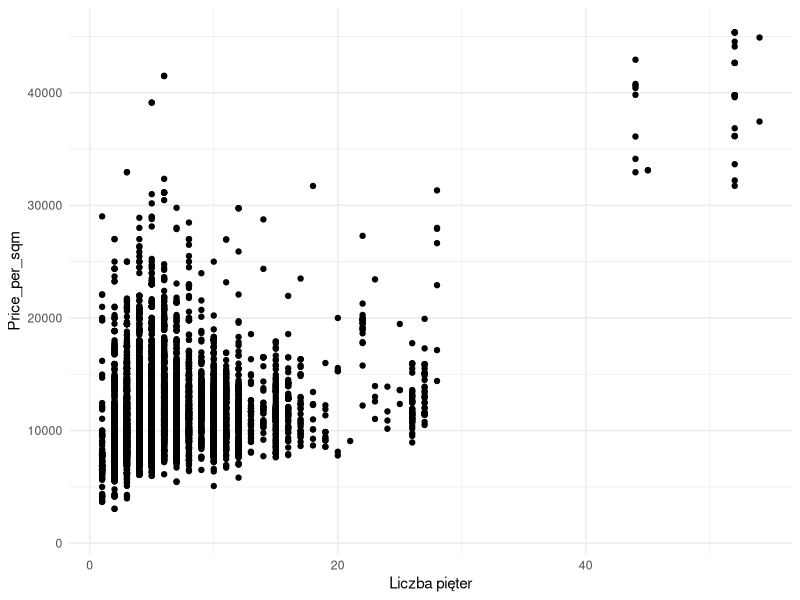
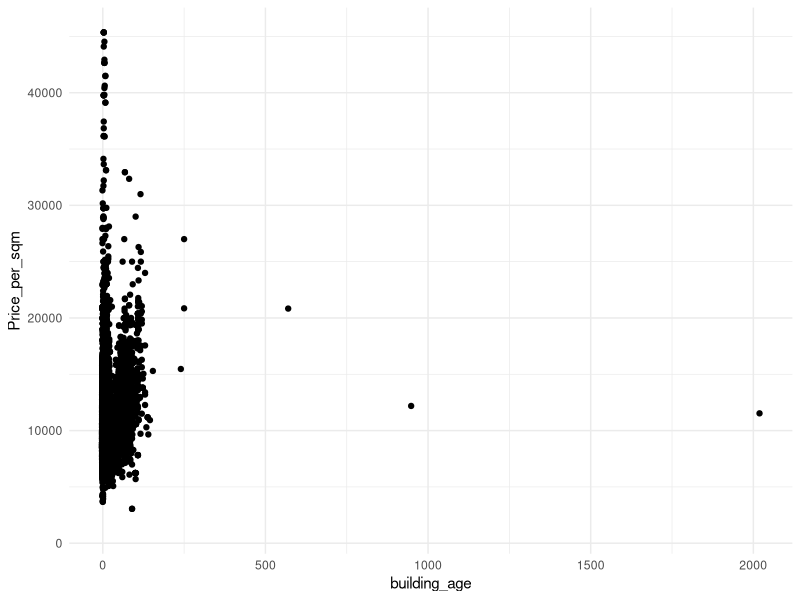
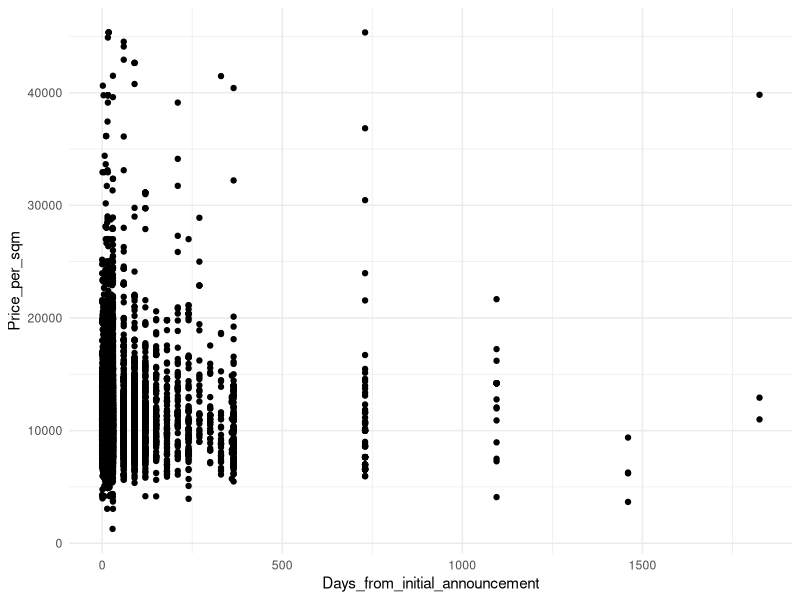

Reproduce these figures in R, in order.
## ---- chunk 1
knitr::opts_chunk$set(echo = TRUE)
## ---- chunk 2
options(width = 120)
## ---- chunk 3
df_final <- readxl::read_excel("df_final_v3.xlsx")
df_final$...1 <- NULL
## ---- chunk 4
variables <- matrix(c(
  "District", "The district",
  "Total price", "Total price of the property in PLN",
  "Days from initial announcement", "Days from initial announcement",
  "Czynsz", "Rent",
  "Forma własności", "Form of ownership",
  "Piętro", "Floor",
  "Rodzaj zabudowy", "Type of construction",
  "Stan wykończenia", "Finishing condition",
  "Liczba pięter", "Number of floors in the building",
  "Rynek", "Property market",
  "Powierzchnia", "Area of the property in squared metres",
  "Liczba pokoi", "Number of rooms",
  "Rok budowy", "Year built ",
  "Ogrzewanie","Heating type",
  "Lat","Latitude of the property",
  "Lon","Longitude of the property",
  "Distance_to_PKIN_in_km","Distance to the center (indicated by the PKiN building) in km",
  "Time_to_PKIN_in_minutes","Time to the center (indicated by the PKiN building) in minutes", # stopami czy jak?
  "Distance_to_subway_in_km","Distance to the nearest subway in km",
  "Price_per_sqm","Price per square metre",
  "Population_density","Population density", # of what?
  "Vistula_side(1_for_west_0_for_east)","Which side of the Vistula the property is located (1=West, 0=East)",
  "Life_quality","Life quality within a district",
  "Family_friendliness","Family friendliness within a district",
  "Single_people_friendliness","Single people friendliness within a district",
  "Senior_people_friendliness","Senior people friendliness within a district"
  ), 
  ncol=2,byrow=TRUE)
colnames(variables) <- c("Variable Name", "Variable description")
library(knitr)
kable(variables)
## ---- chunk 5
nums <- sapply(df_final, is.numeric)
df_final_nums <- df_final[,nums]
head(df_final_nums)
## ---- chunk 6
oth <- which(!nums)
df_final_oth <- df_final[,oth]
head(df_final_oth)
## ---- chunk 7
df_final$`Vistula_side(1_for_west_0_for_east)` <- as.factor(df_final$`Vistula_side(1_for_west_0_for_east)`)
df_final$District <- as.factor(df_final$District)
df_final$`Forma własności` <- as.factor(df_final$`Forma własności`)
df_final$`Rodzaj zabudowy` <- as.factor(df_final$`Rodzaj zabudowy`)
df_final$`Stan wykończenia` <- as.factor(df_final$`Stan wykończenia`)
df_final$Rynek <- as.factor(df_final$Rynek)
df_final$Ogrzewanie <- as.factor(df_final$Ogrzewanie)
## ---- chunk 8
library(ggplot2)
ggplot(df_final, aes(x = `Liczba pięter`, y = Price_per_sqm)) + 
  geom_point() +
  theme_minimal()
## ---- chunk 9
df_final$liczba_pieter_binned <- 
  ifelse(df_final$`Liczba pięter` < 2, "<= 2", 
       ifelse(df_final$`Liczba pięter` > 2 & df_final$`Liczba pięter` <= 4, "> 2 & <= 4",
              ifelse(df_final$`Liczba pięter` > 4 & df_final$`Liczba pięter` <= 28, "> 4 & <= 28", 
                     ifelse(df_final$`Liczba pięter` > 28, "> 28", 0))))

df_final$liczba_pieter_binned <- as.factor(df_final$liczba_pieter_binned)
## ---- chunk 10
# difference in years from the year built
# Rok budowy - zmienna jako wiek budynku
df_final$`Rok budowy` <- ifelse(df_final$`Rok budowy`==19885, 1985, df_final$`Rok budowy`)
df_final$`Rok budowy` <- ifelse(df_final$`Rok budowy`==20112, 2012, df_final$`Rok budowy`)
df_final$`Rok budowy` <- ifelse(df_final$`Rok budowy`==20110, 2010, df_final$`Rok budowy`)

df_final$building_age <- 2020 - df_final$`Rok budowy`
## ---- chunk 11
ggplot(df_final, aes(x = building_age, y = Price_per_sqm)) + 
  geom_point() +
  theme_minimal()
## ---- chunk 12
df_final$building_age_binned <- 
  ifelse(df_final$building_age <= 0, "<= 0", 
       ifelse(df_final$building_age > 0 & df_final$building_age <= 12, "> 0 & <= 12",
              ifelse(df_final$building_age > 12 & df_final$building_age <= 64, "> 12 & <= 64", 
                     ifelse(df_final$building_age > 64 & df_final$building_age <= 105, "> 64 & <= 105",
                            ifelse(df_final$building_age > 105, "> 105", 0)))))

df_final$building_age_binned <- as.factor(df_final$building_age_binned)
## ---- chunk 13
df_final$Days_from_initial_announcement <- ifelse(df_final$Days_from_initial_announcement=="Less than a day", 0, df_final$Days_from_initial_announcement)
df_final$Days_from_initial_announcement <- as.integer(df_final$Days_from_initial_announcement)
## ---- chunk 14
ggplot(df_final, aes(x = Days_from_initial_announcement, y = Price_per_sqm)) + 
  geom_point() +
  theme_minimal()
## ---- chunk 15
df_final$Days_from_initial_announcement_binned <- 
  ifelse(df_final$Days_from_initial_announcement == 0, "Less than a day", 
       ifelse(df_final$Days_from_initial_announcement > 0 & df_final$building_age <= 7, "Week or less than a week",
              ifelse(df_final$building_age > 7 & df_final$building_age <= 30, "Month or less than a month", 
                     ifelse(df_final$building_age > 30 & df_final$building_age <= 365, "Year or ess than a year",
                            ifelse(df_final$building_age > 365, "Over a year", 0)))))

df_final$Days_from_initial_announcement_binned <- as.factor(df_final$Days_from_initial_announcement_binned)
## ---- chunk 16
df_final$Piętro <- as.factor(df_final$Piętro)
levels(df_final$Piętro)

df_final$Piętro_binned <- df_final$Piętro
levels(df_final$Piętro_binned) <- c("> 10","=> 1 & <= 5","> 5 & <= 10","=> 1 & <= 5","=> 1 & <= 5","=> 1 & <= 5","=> 1 & <= 5","> 5 & <= 10","> 5 & <= 10","> 5 & <= 10","> 5 & <= 10","parter","poddasze","suterena")
levels(df_final$Piętro_binned)
## ---- chunk 17
df_final$`Liczba pokoi` <- as.factor(df_final$`Liczba pokoi`)
levels(df_final$`Liczba pokoi`)

df_final$liczba_pokoi_binned <- df_final$`Liczba pokoi`
levels(df_final$liczba_pokoi_binned) <- c("1 - 2","3 - 5","3 - 5","3 - 5","3 - 5","6 - 10","6 - 10","6 - 10","6 - 10","> 10")
levels(df_final$liczba_pokoi_binned)
## ---- chunk 18
colMeans(is.na(df_final))
sum(!is.na(df_final$Czynsz))
## ---- chunk 19
fit_rent <- lm(Czynsz ~ District + Total_price + Powierzchnia + Price_per_sqm + Distance_to_PKIN_in_km + Distance_to_subway_in_km, data = df_final)
library(dplyr)
df3 <- df_final %>% 
  dplyr::mutate(pred = predict(fit_rent, .)) %>%
  dplyr::mutate(czynsz_new = ifelse(is.na(Czynsz), pred, Czynsz))

# See the result
df3 %>% as.data.frame()
